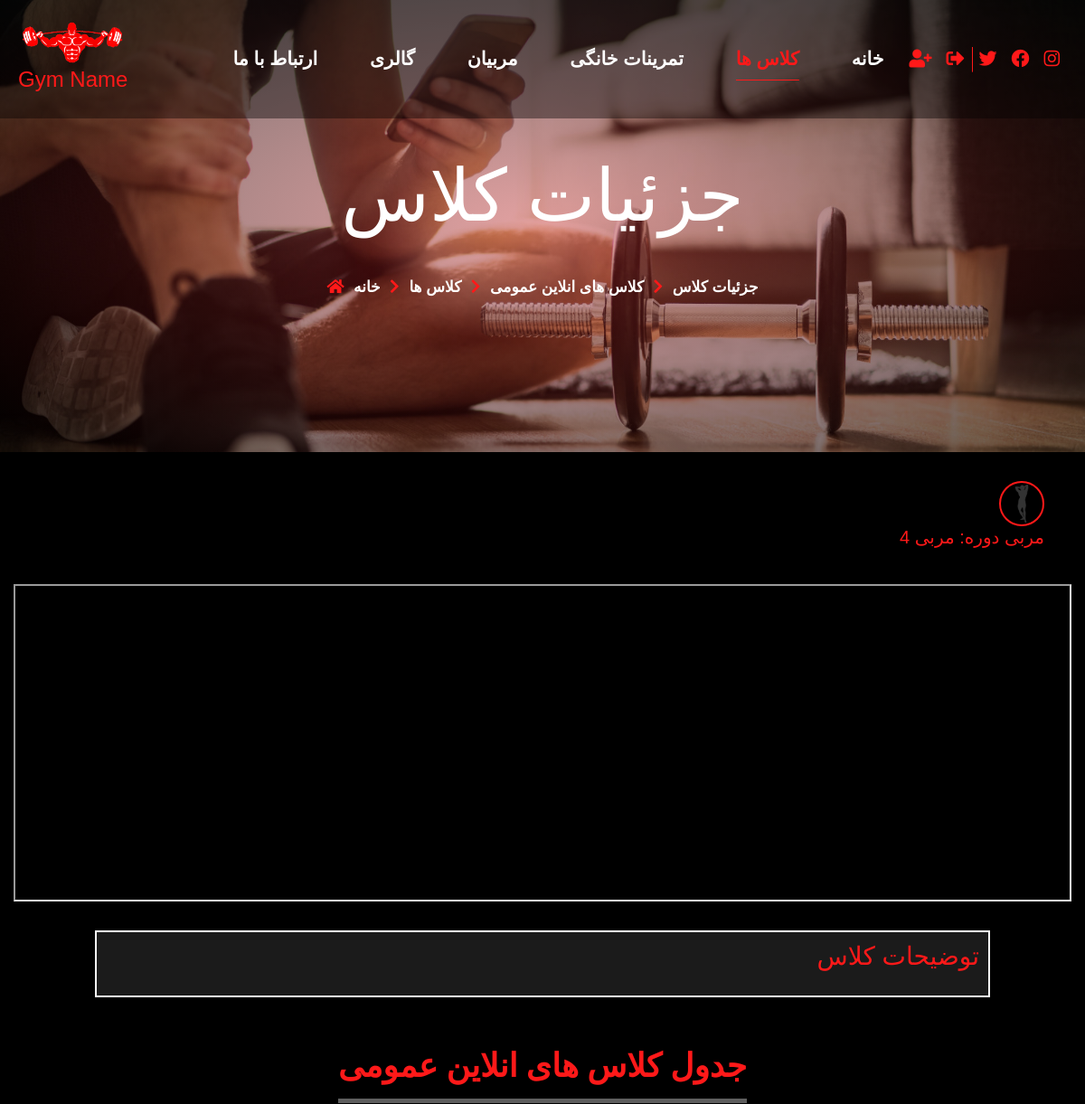
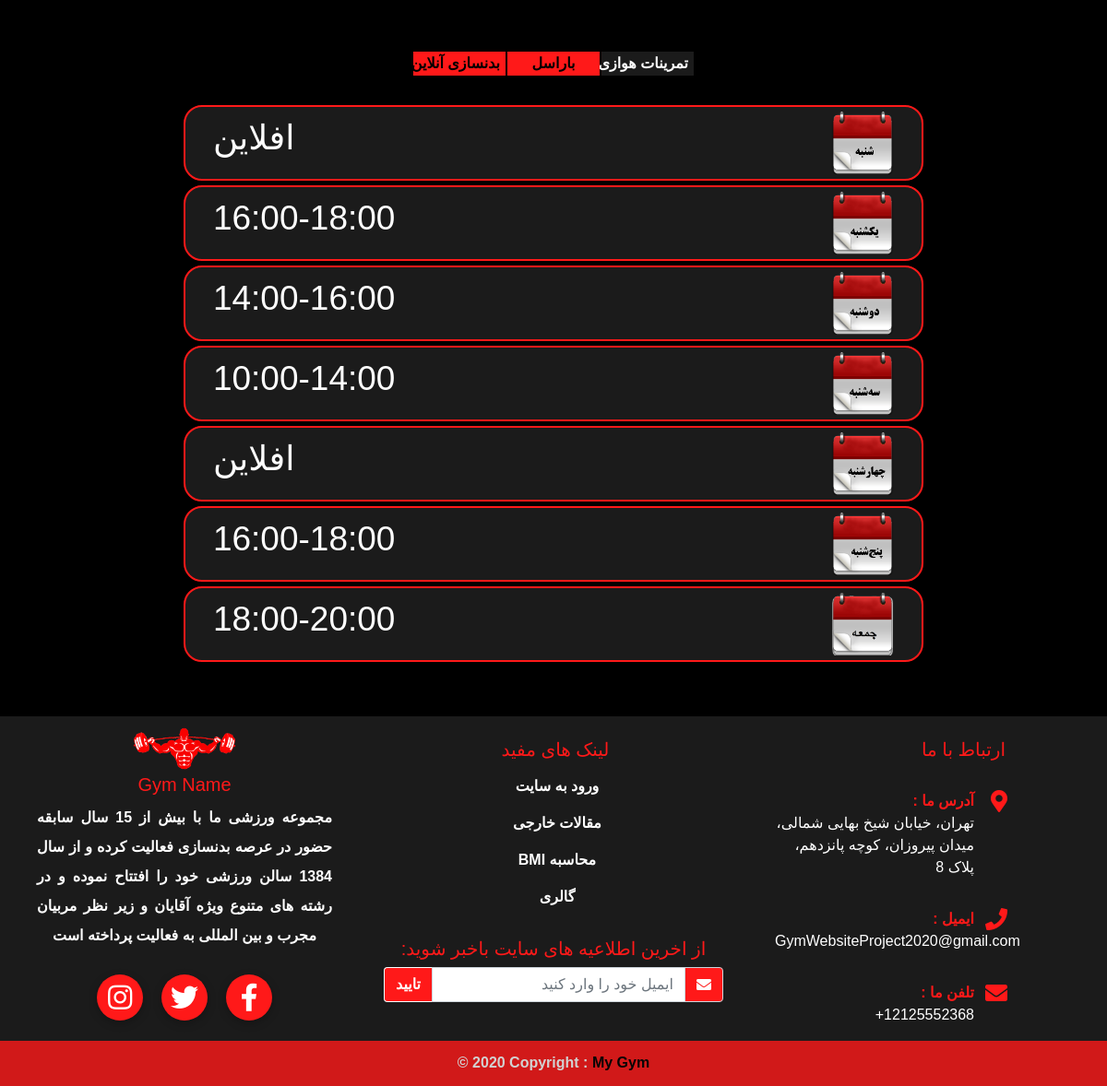
The page /classes/public_classes/1 on the database its author committed (2 pictures, top to bottom).
### pages/models.py (models this page shows, shortened)
class Banner(models.Model):
    class Pages(models.TextChoices):
            page_1 = 'presence_class', "کلاس های حضوری"
            page_2 = 'online_private_class', "کلاس های انلاین خصوصی"
            page_3 = 'online_public_class', "کلاس های انلاین عمومی"
            page_4  = 'beginner_workouts', "تمرینات سطح مبتدی"
            page_5 = 'intermediate_workouts', "تمرینات سطح متوسط"
            page_6 = 'advanced_workouts', "تمرینات سطح پیشرفته"
            page_7 = 'our_team', "تیم ما"
            page_8 = 'gallery', "گالری"
            page_9 = 'contact_us', "ارتباط با ما"
            page_10 = 'profile', "پروفایل کاربری"
            page_11 = 'online_private_class_details', "جزئیات کلاس انلاین خصوصی"
            page_12 = 'online_public_class_details',"جزئیات کلاس انلاین عمومی"
            page_13 = 'presence_class_details',"جزئیات کلاس حضوری"
    image = models.ImageField(upload_to='banners/pages_banners/%Y/%m/%d')
    title = models.CharField(max_length=100)
    page = models.CharField(max_length=100,choices=Pages.choices,unique=True)
    class Meta:
        verbose_name_plural = "بنر ها"

### classes/models.py (models this page shows, shortened)
class PublicOnlineClass(models.Model):
    class Time(models.TextChoices):
            time_1 = '10:00-14:00', "10:00-14:00"
            time_2 = '14:00-16:00', "14:00-16:00"
            time_3 = '16:00-18:00', "16:00-18:00"
            time_4  = '18:00-20:00', "18:00-20:00"
            time_5 = '20:00-22:00', "20:00-22:00"
            closed = 'افلاین', "افلاین"
    coach = models.ForeignKey(Coach, on_delete=models.DO_NOTHING)
    title = models.CharField(max_length=200)
    workout_type = models.CharField(max_length=200, blank=True)
    image = models.ImageField(upload_to='classes/public_online_classes/%Y/%m/%d')
    description = models.TextField(blank=True)
    is_published = models.BooleanField(default=True)
    sunday = models.CharField(max_length=100,choices=Time.choices, default=Time.closed,verbose_name="یکشنبه")
    monday = models.CharField(max_length=100,choices=Time.choices, default=Time.closed,verbose_name="دوشنبه")
    tuesday = models.CharField(max_length=100,choices=Time.choices, default=Time.closed,verbose_name="سه شنبه")
    wednesday = models.CharField(max_length=100,choices=Time.choices, default=Time.closed,verbose_name="چهارشنبه")
    thursday = models.CharField(max_length=100,choices=Time.choices, default=Time.closed,verbose_name="پنجشنبه")
    friday = models.CharField(max_length=100,choices=Time.choices, default=Time.closed,verbose_name="جمعه")
    saturday = models.CharField(max_length=100,choices=Time.choices, default=Time.closed,verbose_name="شنبه")
    class Meta:
        verbose_name_plural = "کلاس های انلاین عمومی"

### coaches/models.py (models this page shows, shortened)
class Coach(models.Model):
    name = models.CharField(max_length=200)
    photo = models.ImageField(upload_to='coaches/%Y/%m/%d')
    live_stream_link = models.URLField(blank=True, null=True)
    classes = models.TextField(blank=True)
    info_1 = models.CharField(max_length=200,blank=True)
    info_2 = models.CharField(max_length=200,blank=True)
    info_3 = models.CharField(max_length=200,blank=True)
    info_4 = models.CharField(max_length=200,blank=True)
    hire_date = models.DateField(default=datetime.now,blank=False)
    instagram_link = models.URLField(blank=True)
    facebook_link = models.URLField(blank=True)
    twitter_link = models.URLField(blank=True)
    class Meta:
        verbose_name_plural = "مربیان"

### contact_us/models.py (models this page shows, shortened)
class Contact_Info(models.Model):
    address = models.TextField()
    phone = PhoneNumberField(null=False, blank=False)
    email = models.EmailField()
    instagram_link = models.URLField(blank=True)
    facebook_link = models.URLField(blank=True)
    twitter_link = models.URLField(blank=True)
    bio = models.TextField()
    class Meta:
        verbose_name_plural = "اطلاعات سایت"

### classes/views.py (the view)
# urls.py: path('public_classes/<int:class_id>', views.public_class_details, name='public_class_details'),
def public_class_details(request,class_id):
    details = get_object_or_404(PublicOnlineClass, pk=class_id)
    classes = PublicOnlineClass.objects.filter(is_published=True)
    banner = Banner.objects.filter(page="online_public_class_details").first()
    context = {
        'classes' : classes,
        'details' : details,
        'banner' : banner,
        'class1' : classes[0],
        }
    return render(request, './classes/public-online-class-details.html',context)

### pages/context_processors.py (called while the page is built, shortened)
def info(request):
    info = Contact_Info.objects.all()
    context = {
        'info' : info.first(),
    }
    all_users = User.objects.all()
    for user in all_users:
        active_registers , expired_registers = Register.objects.get_user_registers(user)
        for i in expired_registers:
            i.is_expired=True
            i.save()
    if request.user.is_authenticated:
        cart_obj, new_obj = Cart.objects.new_or_get(request.user)
        cart_count = cart_obj.selected_class.count() + cart_obj.online_selected_class.count()
        context.update({'cart_count' : cart_count})
    return(context)

### registers/models.py (called while the page is built)
def add_dates(sender, instance, *args, **kwrags):
    if instance.status == 'پرداخت شده':
        if instance.register_date is None and instance.expiration_date is None:
            instance.register_date = date.today()
            instance.expiration_date = date.today() + timedelta(days=1)

def pre_save_create_register_id(sender, instance, *args, **kwrags):
    if not instance.register_id:
        instance.register_id = unique_register_id_generator(instance)

def post_save_register(sender, instance, created, *args, **kwrags):
    if created:
        instance.update_total()

def change_cart_status(sender, instance, *args, **kwargs):
    if instance.status == "پرداخت شده":
        qs = Cart.objects.filter(id=instance.cart.id)
        qs.update(terminated=True)

    def get_user_registers(self,user):
        active_classes = []
        qs = self.get_queryset().filter(user=user, status="پرداخت شده")
        for i in qs:
            if i.expiration_date > date.today():
                active_classes.append(i)
        s = set(active_classes)
        expired_classes = [x for x in qs if x not in s]
        return active_classes, expired_classes

### templates/classes/public-online-class-details.html (shortened to what this page needs)
{% extends 'base.html' %}
{% load static %}
{% load humanize %}
{% block content %}
<section>
  <div class="banner" style="background-image: url('{{ banner.image.url }}');">
    <h1 data-aos="fade-up" data-aos-duration="800">{{ banner.title }}</h1>
    <div class="page-address">
      <span><i class="fa fa-home"></i></span>
      <span> جزئیات کلاس </span>
      <span><i class="fas fa-chevron-right"></i></span>
      <span> کلاس های انلاین عمومی </span>
      <span><i class="fas fa-chevron-right"></i></span>
      <span> کلاس ها </span>
      <span><i class="fas fa-chevron-right"></i></span>
      <span> خانه </span>
    </div>
  </div>
</section>
<section class="container coach-info">
  <img src="{{details.coach.photo.url}}" alt="">
  <h5>مربی دوره: {{details.coach.name}}</h5>
</section>
<section class="live-stream container-fluid">
  <div class="h_iframe-aparat_embed_frame"> <span style="display: block;padding-top: 30%"></span><iframe scrolling="no"
      allowFullScreen="true" webkitallowfullscreen="true" mozallowfullscreen="true"
      src="{{ details.coach.live_stream_link}}?embed&fa"></iframe>
  </div>
</section>
<section class="class-info">
  <h3>توضیحات کلاس</h3>
</section>
<section class="container-fluid my-5">
  <span class="simple-title">جدول کلاس های انلاین عمومی</span>
  <div class="tab">
    {% for class in classes %}
    {% if class == class1 %}
    <button class="tablinks active" onclick="schedule(event, '{{ class.title }}')">{{ class.title }}</button>
    {% else %}
    <button class="tablinks" onclick="schedule(event, '{{ class.title }}')">{{ class.title }}</button>
    {% endif %}
    {% endfor %}
  </div>
  {% for class in classes %}
  {% if class == class1 %}
  <div id="{{ class.title }}" class="tabcontent" style="display: block;">
    {% else %}
    <div id="{{ class.title }}" class="tabcontent">
      {% endif %}
      <div class="schedule">
        <img src="{% static 'images/شنبه.png' %}" alt="">
        <h5>{{ class.saturday }}</h5>
      </div>
      <div class="schedule">
        <img src="{% static 'images/یکشنبه.png' %}" alt="">
        <h5>{{ class.sunday }}</h5>
      </div>
      <div class="schedule">
        <img src="{% static 'images/دوشنبه.png' %}" alt="">
        <h5>{{ class.monday }}</h5>
      </div>
      <div class="schedule">
        <img src="{% static 'images/سه شنبه.png' %}" alt="">
        <h5>{{ class.tuesday }}</h5>
      </div>
      <div class="schedule">
        <img src="{% static 'images/چهارشنبه.png' %}" alt="">
        <h5>{{ class.wednesday }}</h5>
      </div>
      <div class="schedule">
        <img src="{% static 'images/پنجشنبه.png' %}" alt="">
        <h5>{{ class.thursday }}</h5>
      </div>
      <div class="schedule">
        <img src="{% static 'images/جمعه.png' %}" alt="">
        <h5>{{ class.friday }}</h5>
      </div>
    </div>
    {% endfor %}
</section>
{% endblock %}

### templates/partials/footer.html (shortened to what this page needs)
{% load static %}
<footer>
  <div class="row no-gutters">
    <div class="col-lg-4">
      <div>
        <img src="{% static 'images/logo.png' %}" alt="" style="width: 30%;" />
        <h5>Gym Name</h5>
        <div class="mx-auto about-us">
          <p>{{ info.bio }}</p>
        </div>
      </div>
      <div class="footer-icon">
        <a href="{{ info.instagram_link }}" class="instagram"><i class="fab fa-instagram"></i></a>
        <a href="{{ info.twitter_link }}" class="twitter"><i class="fab fa-twitter"></i></a>
        <a href="{{ info.facebook_link }}" class="facebook"><i class="fab fa-facebook-f"></i></a>
      </div>
    </div>
    <div class="col-lg-4 mt-4">
      <div class="useful-links">
        <h5>لینک های مفید</h5>
        <ul>
          {% if user.is_authenticated %}
          <li><a href="{% url 'profile' %}">پروفایل کاربری</a></li>
          {% else %}
          <li><a href="{% url 'login' %}">ورود به سایت</a></li>
          {% endif %}
          <li><a href="https://www.menshealth.com/">مقالات خارجی</a></li>
          <li><a href="https://www.calculator.net/bmi-calculator.html">BMI محاسبه </a></li>
          <li><a href="{% url 'gallery' %}">گالری</a></li>
        </ul>
      </div>
      <div class="newsletters p-3">
        <div class="mb-2 text-white">
          <h5>:از اخرین اطلاعیه های سایت باخبر شوید</h5>
        </div>
        <form method="POST">
          <div class="input-group">
            <button type="submit" class="btn shadow-none" name="submit_footer_subscribe">تایید</button>
            <input type="email" class="form-control text-right shadow-none" name="eamil_subscribe"
              placeholder="ایمیل خود را وارد کنید" />
            <div class="input-group-append">
              <span class="input-group-text"><i class="fa fa-envelope"></i></span>
            </div>
          </div>
        </form>
      </div>
    </div>
    <div class="col-lg-4 contact-us mt-4">
      <h5>ارتباط با ما</h5>
      <ul class="footer-info">
        <li>
          <i class="fas fa-map-marker-alt"></i>
          <span>: آدرس ما</span>
          {{ info.address }}
        </li>
        <li>
          <i class="fa fa-phone"></i>
          <span>: ایمیل</span>
          {{ info.email }}
        </li>
        <li>
          <i class="fa fa-envelope"></i>
          <span>: تلفن ما</span>
          {{ info.phone }}
        </li>
      </ul>
    </div>
  </div>
  <div class="lower-footer">
    © 2020 Copyright :
    <a href="{% url 'index' %}"> My Gym</a>
  </div>
</footer>

### Gym_Website/static/css/classes.css (style rules this page uses)
body { background-color: black; color: white; font-weight: bolder; font-family: sans-serif; text-align: center; }
section { margin-bottom: 2em; }
i { color: #ff1919; }
footer { background-color: #1b1b1b; font-weight: bolder; }
footer h5 { color: #ff1919; }
footer [class*="col-"] { margin-top: 0.5em; }
.newsletters .input-group .btn { color: white; background-color: #ff1919; border-top-right-radius: 0; border-bottom-right-radius: 0; font-weight: bolder; border: solid 1px white; border-right: none; }
.newsletters .input-group .input-group-text { background-color: #ff1919; }
.newsletters .input-group .input-group-text i { color: white; }
.footer-icon { display: -webkit-box; display: -ms-flexbox; display: flex; -webkit-box-pack: center; -ms-flex-pack: center; justify-content: center; }
.footer-icon a { margin: 10px; font-size: 30px; width: 50px; height: 50px; text-align: center; -ms-flex-item-align: center; align-self: center; text-decoration: none; border-radius: 50%; -webkit-box-shadow: 0px 3px 10px rgba(0, 0, 0, 0.25); box-shadow: 0px 3px 10px rgba(0, 0, 0, 0.25); background-color: #ff1919; display: -webkit-box; display: -ms-flexbox; display: flex; -webkit-box-pack: center; -ms-flex-pack: center; justify-content: center; -webkit-box-align: center; -ms-flex-align: center; align-items: center; }
.footer-icon a i { color: white; }
.useful-links { margin-right: 2em; }
.useful-links h5 { padding-left: 1.8em; }
.useful-links ul li { list-style-type: none; margin: 16px; }
.useful-links ul li a { text-decoration: none; color: white; }
.lower-footer { color: white; background-color: #ff1919; opacity: 0.8; padding: 0.8rem 0; }
.lower-footer a { color: black; text-decoration: none; }
.contact-us h5 { text-align: right; padding-right: 5.5em; }
.contact-us .footer-info { text-align: right; margin-right: 9em; }
.contact-us .footer-info li { font-size: 16px; color: white; position: relative; list-style-type: none; margin-top: 2em; font-weight: normal; }
.contact-us .footer-info li i { position: absolute; right: -1.5em; top: 0; font-size: 24px; color: #ff1919; }
.contact-us .footer-info li span { color: #ff1919; display: block; font-family: "Oswald", sans-serif; font-weight: bolder; }
.about-us { width: 80%; line-height: 2rem; text-align: justify; text-align-last: center; }
.banner { height: 500px; background-repeat: no-repeat; background-size: 100% 100%; display: -webkit-box; display: -ms-flexbox; display: flex; -webkit-box-orient: vertical; -webkit-box-direction: normal; -ms-flex-direction: column; flex-direction: column; -webkit-box-align: center; -ms-flex-align: center; align-items: center; -webkit-box-pack: center; -ms-flex-pack: center; justify-content: center; }
.banner h1 { font-size: calc(5vw + 20px); z-index: 1; }
.banner .page-address { margin-top: 2em; z-index: 1; }
.banner .page-address span { padding: 3px; font-size: calc(0.5vw + 11px); }
.banner::after { content: ""; position: absolute; top: 0; left: 0; height: 500px; width: 100%; background: radial-gradient(ellipse at center, rgba(181, 8, 8, 0.38) 0%, rgba(0, 0, 0, 0.6) 100%); background-size: 100% 100%; }

### rows shown on the page
Banner: image (picture), title "جزئیات کلاس"
PublicOnlineClass: coach.photo (picture), coach.name "مربی 4", title "تمرینات هوازی", saturday "افلاین", sunday "16:00-18:00", monday "14:00-16:00", tuesday "10:00-14:00", wednesday "افلاین", thursday "16:00-18:00", friday "18:00-20:00"
PublicOnlineClass: title "باراسل"
PublicOnlineClass: title "بدنسازی آنلاین"
Contact_Info: bio "مجموعه ورزشی ما با بيش از 15 سال سابقه حضور در عرصه بدنسازی فعالیت کرده و از سال 1384 سالن ورزشی خود را افتتاح نموده و در رشته های متنوع ویژه آقايان و زیر نظر مربیان مجرب و بین المللی به فعالیت پرداخته است", address "تهران، خیابان شیخ بهایی شمالی، میدان پیروزان، کوچه پانزدهم، پلاک 8", email "GymWebsiteProject2020@gmail.com", phone "+12125552368"
